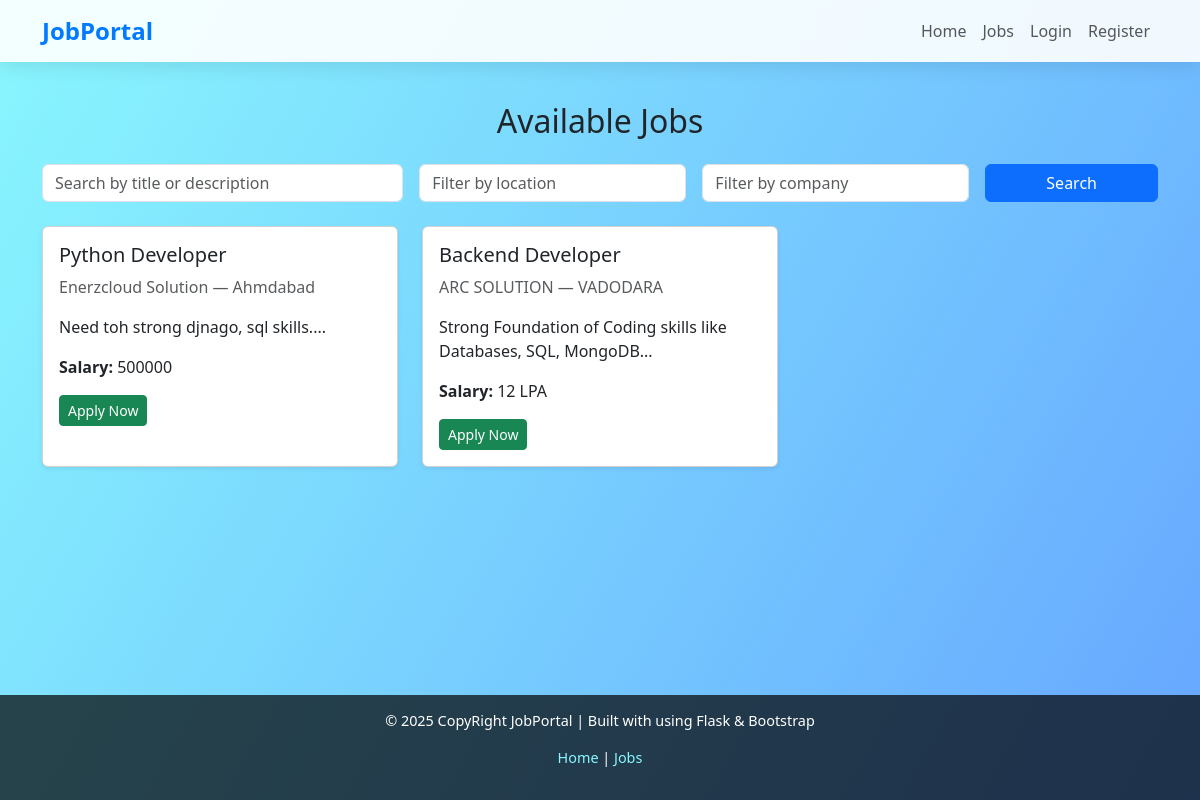
Page /jobs on the committed database.
### app.py (models this page shows)
class Job(db.Model):
    id = db.Column(db.Integer, primary_key=True)
    title = db.Column(db.String(200), nullable=False)
    description = db.Column(db.Text, nullable=False)
    salary = db.Column(db.String(50), nullable=True)
    location = db.Column(db.String(100), nullable=True)
    company = db.Column(db.String(150), nullable=True)

### app.py (the view)
@app.route('/jobs')
def view_jobs():
    search_query = request.args.get('search', '').strip()
    location_filter = request.args.get('location', '').strip()
    company_filter = request.args.get('company', '').strip()
    query = Job.query
    if search_query:
        query = query.filter(Job.title.ilike(f"%{search_query}%") | Job.description.ilike(f"%{search_query}%"))
    if location_filter:
        query = query.filter(Job.location.ilike(f"%{location_filter}%"))
    if company_filter:
        query = query.filter(Job.company.ilike(f"%{company_filter}%"))
    jobs = query.all()
    return render_template('jobs.html', jobs=jobs,
                           search_query=search_query,
                           location_filter=location_filter,
                           company_filter=company_filter)

### templates/jobs.html
{% extends 'base.html' %}
{% block content %}
<h2 class="text-center mb-4 animate__animated animate__fadeInDown">Available Jobs</h2>
<form method="get" action="{{ url_for('view_jobs') }}" class="row g-3 mb-4 animate__animated animate__fadeIn">
    <div class="col-md-4">
        <input type="text" name="search" value="{{ search_query }}" class="form-control" placeholder="Search by title or description">
    </div>
    <div class="col-md-3">
        <input type="text" name="location" value="{{ location_filter }}" class="form-control" placeholder="Filter by location">
    </div>
    <div class="col-md-3">
        <input type="text" name="company" value="{{ company_filter }}" class="form-control" placeholder="Filter by company">
    </div>
    <div class="col-md-2">
        <button type="submit" class="btn btn-primary w-100">Search</button>
    </div>
</form>
<div class="row">
    {% for job in jobs %}
        <div class="col-md-4 mb-4 animate__animated animate__fadeInUp">
            <div class="card shadow-sm h-100">
                <div class="card-body">
                    <h5 class="card-title">{{ job.title }}</h5>
                    <p class="card-text text-muted">{{ job.company }} — {{ job.location }}</p>
                    <p class="card-text">{{ job.description[:100] }}...</p>
                    <p><strong>Salary:</strong> {{ job.salary if job.salary else "Not specified" }}</p>
                    <a href="{{ url_for('apply_job', job_id=job.id) }}" class="btn btn-success btn-sm">Apply Now</a>
                </div>
            </div>
        </div>
    {% else %}
        <p class="text-center">No jobs found matching your criteria.</p>
    {% endfor %}
</div>
{% endblock %}

### templates/base.html (shortened to what this page needs)
<!DOCTYPE html>
<html lang="en">
<head>
    <link href="https://cdn.jsdelivr.net/npm/bootstrap@5.3.0/dist/css/bootstrap.min.css" rel="stylesheet">
    <link rel="stylesheet" href="https://cdnjs.cloudflare.com/ajax/libs/animate.css/4.1.1/animate.min.css"/>
</head>
<body>
    <nav class="navbar navbar-expand-lg navbar-light sticky-top">
        <div class="container">
            <a class="navbar-brand animate__animated animate__fadeInDown" href="{{ url_for('home') }}">JobPortal</a>
            <div class="collapse navbar-collapse animate__animated animate__fadeIn" id="navbarNav">
                <ul class="navbar-nav ms-auto">
                    <li class="nav-item"><a class="nav-link" href="{{ url_for('home') }}">Home</a></li>
                    <li class="nav-item"><a class="nav-link" href="{{ url_for('view_jobs') }}">Jobs</a></li>
                    {% if session.get('username') %}
                        <li class="nav-item"><a class="nav-link" href="{{ url_for('post_job') }}">Post Job</a></li>
                        <li class="nav-item"><a class="nav-link" href="{{ url_for('logout') }}">Logout ({{ session['username'] }})</a></li>
                    {% else %}
                        <li class="nav-item"><a class="nav-link" href="{{ url_for('login') }}">Login</a></li>
                        <li class="nav-item"><a class="nav-link" href="{{ url_for('register') }}">Register</a></li>
                    {% endif %}
                </ul>
            </div>
        </div>
    </nav>
    <div class="container content-wrapper my-4">
        {% block content %}{% endblock %}
    </div>
    <footer>
        <p>&copy; {{ now().year if now else "2025" }} CopyRight JobPortal | Built with using Flask & Bootstrap</p>
        <p><a href="{{ url_for('home') }}">Home</a> | <a href="{{ url_for('view_jobs') }}">Jobs</a></p>
    </footer>
</body>
</html>

### templates/base.html (style rules this page uses)
body { background: linear-gradient(120deg, #89f7fe, #66a6ff); min-height: 100vh; display: flex; flex-direction: column; }
.content-wrapper { flex: 1; }
.navbar { background: rgba(255, 255, 255, 0.9); box-shadow: 0 4px 20px rgba(0,0,0,0.1); }
.navbar-brand { font-weight: bold; font-size: 1.5rem; color: #007bff !important; }
footer { background: rgba(0,0,0,0.7); color: white; padding: 15px 0; text-align: center; font-size: 0.9rem; }
footer a { color: #89f7fe; text-decoration: none; }

### rows in the picture
Job: title "Python Developer", company "Enerzcloud Solution", location "Ahmdabad", description "Need toh strong djnago, sql skills.", salary "500000"
Job: title "Backend Developer", company "ARC SOLUTION", location "VADODARA", description "Strong Foundation of Coding skills like Databases, SQL, MongoDB", salary "12 LPA"
